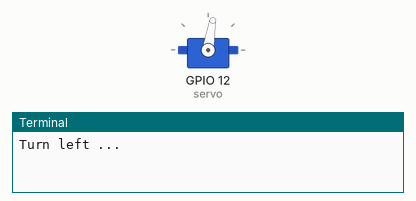
Simulated run of this program. Board: Raspberry Pi (BCM pin numbers). On the bench: servo, the last lines printed to the terminal. Servo angles are drawn from the pulse width (0.5 ms = 0°, 2.5 ms = 180°).

Above: at 0.05 s.
At 0.2 s:
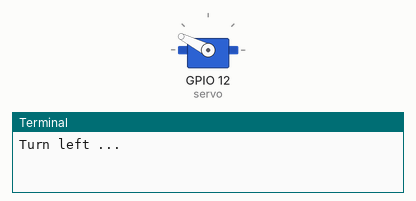
At 0.6 s:
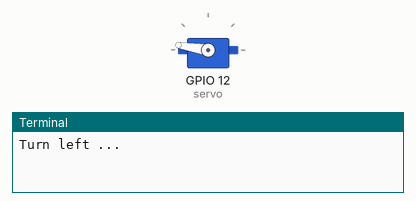
At 1.2 s:
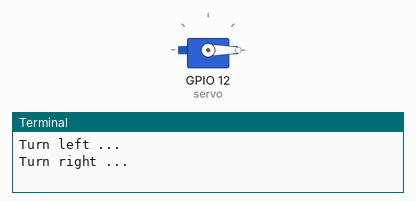
Timing chart, 0 to 3.0 s (numbered marks = the images above):
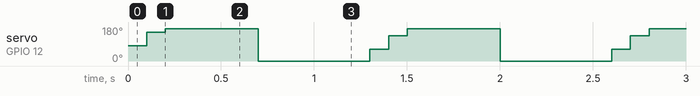

Measured:
- by itself, servo on GPIO 12 (servo): repeats every 1.3 s: 171° 0.50 s, 0° 0.60 s, 63° 0.10 s, 135° 0.10 s

The program:

class_pwm.py
```python
import RPi.GPIO as GPIO
import time
import sys

class sg90:

  def __init__( self, direction):

    self.pin = 12
    GPIO.setmode( GPIO.BCM )
    GPIO.setup( self.pin, GPIO.OUT )
    self.direction = int( direction )
    self.servo = GPIO.PWM( self.pin, 50 )
    self.servo.start(0.0)

  def cleanup( self ):

    self.servo.ChangeDutyCycle(self._henkan(0))
    time.sleep(0.3)
    self.servo.stop()
    GPIO.cleanup()

  def currentdirection( self ):

    return self.direction

  def _henkan( self, value ):

    return 0.05 * value + 7.0

  def setdirection( self, direction, speed ):

    for d in range( self.direction, direction, int(speed) ):
      self.servo.ChangeDutyCycle( self._henkan( d ) )
      self.direction = d
      time.sleep(0.1)
    self.servo.ChangeDutyCycle( self._henkan( direction ) )
    self.direction = direction

def main():

    s = sg90(0)

    try:
        while True:
            print("Turn left ...")
            s.setdirection( 100, 80 )
            time.sleep(0.5)
            print("Turn right ...")
            s.setdirection( -100, 80 )
            time.sleep(0.5)
    except KeyboardInterrupt:
        s.cleanup()

if __name__ == "__main__":
    main()
    
```
